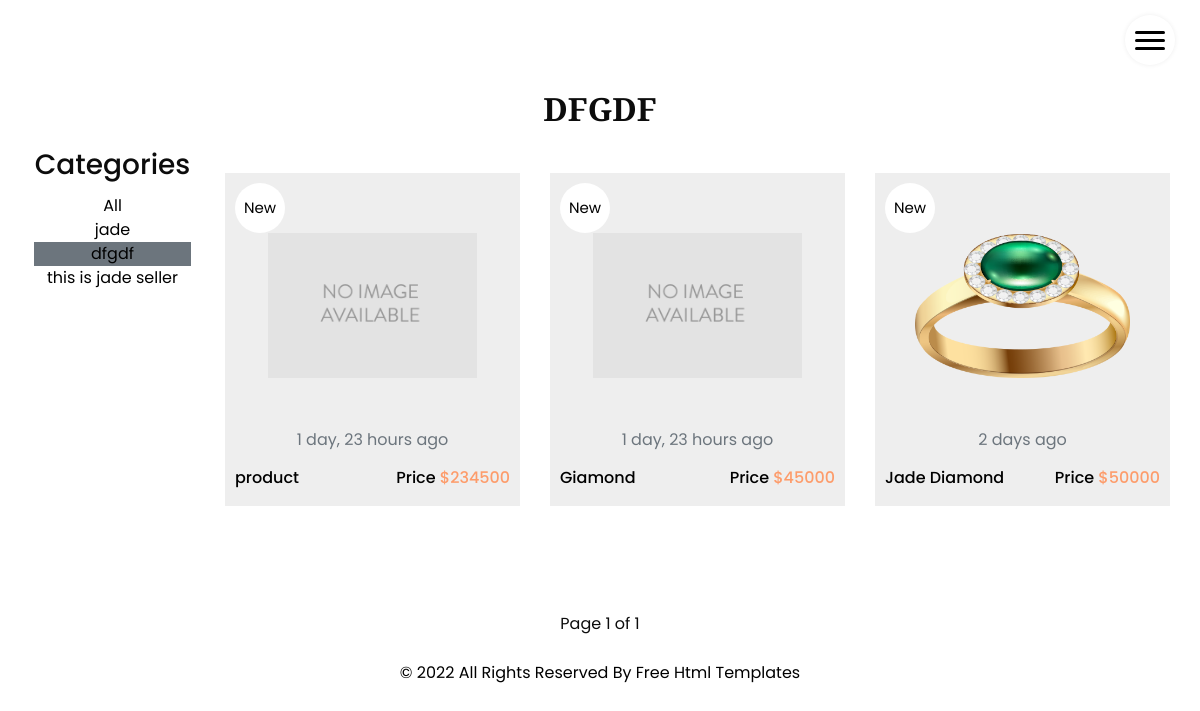
/product_list_by_category/dfgdf/, run on an earlier commit of the app's database.
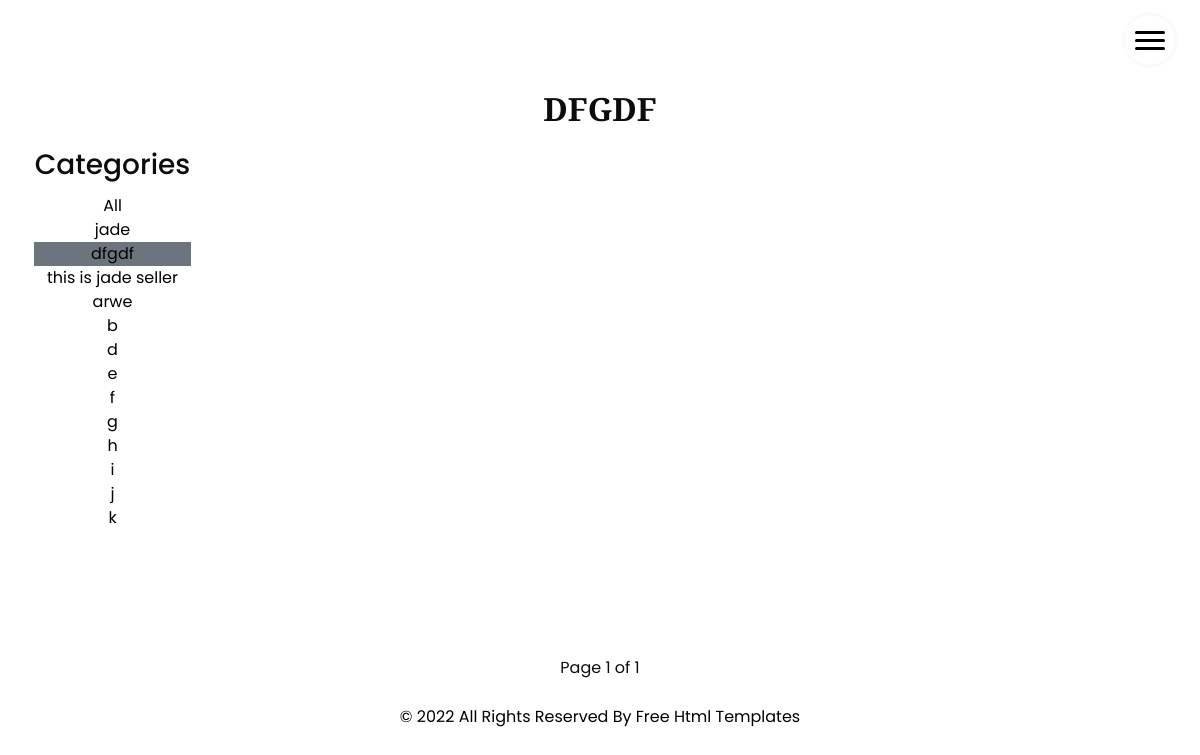
And on a later commit of the database.
### jade/models.py (models this page shows, shortened)
class Category(models.Model):
    name = models.CharField(max_length=200)
    slug = models.SlugField(max_length=500, unique_for_date='created')
    created = models.DateTimeField(auto_now_add=True)
    def get_absolute_url(self):
        return reverse('jade:product_list_by_category', args=[self.slug])

class Product(models.Model):
    name = models.CharField(max_length=500)
    slug = models.SlugField(max_length=500, unique_for_date='created')
    category = models.ForeignKey(Category, models.CASCADE, related_name="product_category")
    price = models.IntegerField()
    description = models.TextField()
    author = models.ForeignKey(User, models.CASCADE, related_name="user_products")
    created = models.DateTimeField(auto_now_add=True)
    def get_absolute_url(self):
        return reverse('jade:product_detail', args=[self.created.year, self.created.month, self.created.day, self.slug])

class ProductImage(models.Model):
    product = models.ForeignKey(Product, models.CASCADE, related_name="product_image")
    image = models.ImageField(upload_to='products/%Y/%m/%d', blank=True)
    created = models.DateTimeField(auto_now_add=True)

### jade/views.py (the view)
# urls.py: path('product_list_by_category/<slug:category_slug>/', views.product_list, name="product_list_by_category"),
def product_list(request, category_slug=None):
    category = None
    categories = Category.objects.all()
    objects_list = Product.objects.all().order_by('-created')
    if category_slug:
        category = get_object_or_404(Category, slug=category_slug)
        objects_list = objects_list.filter(category=category)
    paginator = Paginator(objects_list, 9)
    page = request.GET.get('page')
    try:
        products = paginator.page(page)
    except PageNotAnInteger:
        products = paginator.page(1)
    except EmptyPage:
        products = paginator.page(paginator.num_pages)
    return render(request, "jade/products/product_list.html",
                  {"products": products, "categories": categories, "category": category})

### templates/jade/products/product_list.html (shortened to what this page needs)
{% extends 'jade/base.html' %}
{% load static %}
{% load humanize %}
{% block content %}
    <section class="shop_section layout_padding">
        <div class="container">
            <div class="heading_container heading_center">
                <h2>
                    {% if category %}{{ category.name }}{% else %} All Products{% endif %}
                </h2>
            </div>
            <div class="row">
                <div class="col-sm-6 col-md-4 col-lg-2">
                    <div class="text-center">
                        <h3>Categories</h3>
                        <ul style="list-style-type: none" class="p-1">
                            <li {% if not category %}class="bg-secondary"{% endif %}>
                                <a style="text-decoration: none;color: black"
                                   href="{% url "jade:product_list" %}">All</a>
                            </li>
                            {% for c in categories %}
                                <li {% if category.slug == c.slug %} class="bg-secondary"
                                {% endif %}>
                                    <a style="text-decoration: none;color:black"
                                       href="{{ c.get_absolute_url }}">{{ c.name }}</a>
                                </li>
                            {% endfor %}
                        </ul>
                    </div>
                </div>
                <div class="col">
                    <div class="row">
                        {% for product in products %}
                            <div class="col-sm-6 col-md-4 col-lg-4">
                                <div class="box">
                                    <a href="{{ product.get_absolute_url }}">
                                        <div class="img-box">
                                            <img src="{% if product.product_image.all.0.image.url %}{{ product.product_image.all.0.image.url }}{% else %}{% static 'images/no_image.png' %}{% endif %}"
                                                 alt="{{ product.product_image.all.0.image.url }}">
                                        </div>
                                        <p class="text-muted text-center">{{ product.created|naturaltime }}</p>
                                        <div class="detail-box">
                                            <h6>
                                                {{ product.name }}
                                            </h6>
                                            <h6> Price
                                                <span>${{ product.price }}</span>
                                            </h6>
                                        </div>
                                        <div class="new"><span>New</span>
                                        </div>
                                    </a>
                                </div>
                            </div>
                        {% endfor %}
                    </div>
                </div>
            </div>
        </div>
        </div>
    {% include "jade/components/pagination.html" with page=products %}
{% endblock content %}

### templates/jade/base.html (shortened to what this page needs)
{% load  static %}
<!DOCTYPE html>
<html>
<head>
    <link rel="stylesheet" type="text/css" href="{% static 'css/bootstrap.css' %}"/>
    <link href="{% static 'css/font-awesome.min.css' %}" rel="stylesheet"/>
    <link href="{% static 'css/style.css' %}" rel="stylesheet"/>
    <link href="{% static 'css/responsive.css' %}" rel="stylesheet"/>
</head>
<body>
{% include 'jade/components/nav.html' %}
<div>
    {% block content %}
    {% endblock content %}
<footer class="footer_section">
    <div class="container">
        <p>
            &copy; <span id="displayYear"></span> All Rights Reserved By
            <a href="https://html.design/">Free Html Templates</a>
        </p>
    </div>
</footer>
</body>
</html>

### templates/jade/components/nav.html (shortened to what this page needs)
<header class="header_section">
    <div class="container-fluid">
        <nav class="navbar navbar-expand-lg custom_nav-container">
            <a class="navbar-brand" href="{% url 'jade:home' %}">
          <span>
          </span>
            </a>
            <div class="" id="">
                <div class="custom_menu-btn">
                    <button onclick="openNav()">
                        <span class="s-1"> </span>
                        <span class="s-2"> </span>
                        <span class="s-3"> </span>
                    </button>
                </div>
            </div>
        </nav>
    </div>
</header>

### templates/jade/components/pagination.html (shortened to what this page needs)
<div class="text-center container mt-3">
        <span>
            <span>
        Page {{ page.number }} of {{ page.paginator.num_pages }}
        </span>
        </span>
</div>

### jade/static/css/style.css (style rules this page uses)
body { font-family: "Poppins", sans-serif; color: #0c0c0c; background-color: #ffffff; overflow-x: hidden; }
.layout_padding { padding: 90px 0; }
.heading_container { display: -webkit-box; display: -ms-flexbox; display: flex; -webkit-box-orient: vertical; -webkit-box-direction: normal; -ms-flex-direction: column; flex-direction: column; -webkit-box-align: start; -ms-flex-align: start; align-items: flex-start; font-family: 'Playfair Display', serif; }
.heading_container h2 { position: relative; font-weight: bold; text-transform: uppercase; margin: 0; }
.heading_container.heading_center { -webkit-box-align: center; -ms-flex-align: center; align-items: center; text-align: center; }
h1, h2 { font-family: 'Playfair Display', serif; }
.header_section { position: absolute; top: 0; width: 100%; z-index: 9; }
.header_section .container-fluid { padding-right: 25px; padding-left: 25px; }
.custom_nav-container { padding-left: 0; padding-right: 0; }
.custom_menu-btn { position: fixed; right: 25px; top: 15px; width: 50px; height: 50px; }
.custom_menu-btn::before { content: ""; position: absolute; top: 0; right: 0; width: 100%; height: 100%; background-color: white; -webkit-box-shadow: 0 0 5px 0 rgba(0, 0, 0, 0.07); box-shadow: 0 0 5px 0 rgba(0, 0, 0, 0.07); z-index: 7; border-radius: 100%; -webkit-transition: all .3s; transition: all .3s; }
.custom_menu-btn button { width: 50px; height: 50px; outline: none; border: none; border-radius: 100%; display: -webkit-box; display: -ms-flexbox; display: flex; -webkit-box-orient: vertical; -webkit-box-direction: normal; -ms-flex-direction: column; flex-direction: column; -webkit-box-align: center; -ms-flex-align: center; align-items: center; -webkit-box-pack: center; -ms-flex-pack: center; justify-content: center; background-color: transparent; position: relative; z-index: 999; margin: 0; }
.custom_menu-btn button span { display: block; width: 30px; height: 3px; background-color: #000000; margin: 2.5px 0; -webkit-transition: all 0.3s; transition: all 0.3s; border-radius: 15px; }
.custom_menu-btn .s-2 { -webkit-transition: all 0.1s; transition: all 0.1s; }
a, a:hover, a:focus { text-decoration: none; }
.navbar-brand { margin-top: 10px; }
.navbar-brand span { font-size: 24px; font-weight: 700; color: #ffffff; text-transform: uppercase; }
.shop_section .heading_container { margin-bottom: 20px; }
.footer_section { position: relative; text-align: center; }
.footer_section p { color: #000000; padding: 25px 0; margin: 0; }
.footer_section p a { color: inherit; }

### jade/static/css/responsive.css (style rules this page uses)
@media (min-width: 1200px) { .container { max-width: 1170px; } }

What changed in the data, as far as the page shows it:
removed Product: created "1 day, 23 hours ago", name "product", price "234500"
removed Product: created "1 day, 23 hours ago", name "Giamond", price "45000"
removed Product: id.image (picture), created "2 days ago", name "Jade Diamond", price "50000"
added Category: name "arwe"
added Category: name "b"
added Category: name "d"
added Category: name "e"
added Category: name "f"
added Category: name "g"
added Category: name "h"
added Category: name "i"
added Category: name "j"
added Category: name "k"
